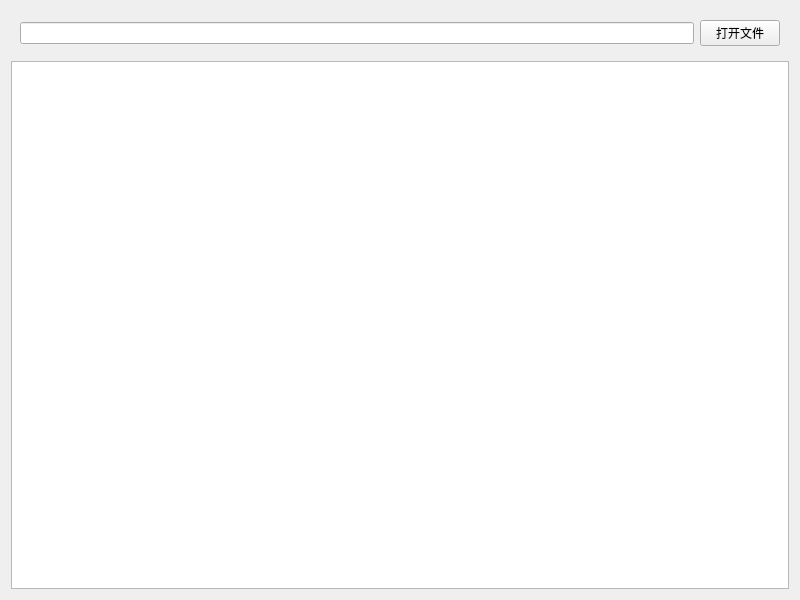
<?xml version="1.0" encoding="UTF-8"?>
<ui version="4.0">
 <class>Widget</class>
 <widget class="QWidget" name="Widget">
  <property name="geometry">
   <rect>
    <x>0</x>
    <y>0</y>
    <width>800</width>
    <height>600</height>
   </rect>
  </property>
  <property name="windowTitle">
   <string>Widget</string>
  </property>
  <layout class="QVBoxLayout" name="verticalLayout">
   <item>
    <widget class="QWidget" name="widget" native="true">
     <layout class="QHBoxLayout" name="horizontalLayout">
      <item>
       <widget class="QLineEdit" name="lineEdit"/>
      </item>
      <item>
       <widget class="QPushButton" name="pushButton">
        <property name="text">
         <string>打开文件</string>
        </property>
       </widget>
      </item>
     </layout>
    </widget>
   </item>
   <item>
    <widget class="QTextEdit" name="textEdit"/>
   </item>
  </layout>
 </widget>
 <resources/>
 <connections/>
</ui>
